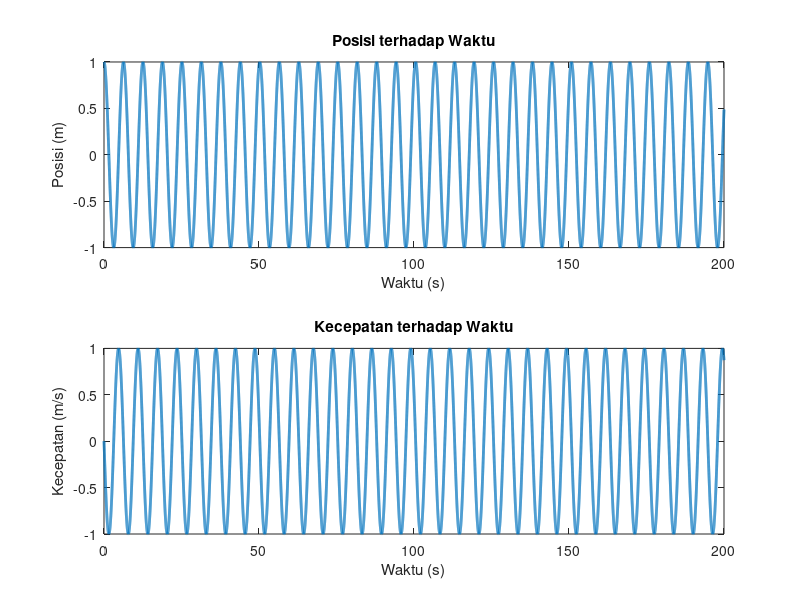

MATLAB code to generate this figure:
% Parameter
k = 1;  % Konstanta pegas
m = 1;  % Massa

% Kondisi awal
x0 = 1; % Posisi awal
v0 = 0; % Kecepatan awal

% Waktu
t0 = 0;
tf = 200;
h = 0.005;   % Step size

% Jumlah langkah waktu
n_steps = round((tf - t0) / h);

% Inisialisasi
t = zeros(1, n_steps+1);
x = zeros(1, n_steps+1);
v = zeros(1, n_steps+1);

% Kondisi awal
t(1) = t0;
x(1) = x0;
v(1) = v0;

% Metode Euler-Kutta (RK4)
for i = 1:n_steps
    % K1
    dxdt_k1 = v(i);
    dvdt_k1 = -k/m * x(i);

    % K2
    dxdt_k2 = v(i) + h/2 * dvdt_k1;
    dvdt_k2 = -k/m * (x(i) + h/2 * dxdt_k1);

    % K3
    dxdt_k3 = v(i) + h/2 * dvdt_k2;
    dvdt_k3 = -k/m * (x(i) + h/2 * dxdt_k2);

    % K4
    dxdt_k4 = v(i) + h * dvdt_k3;
    dvdt_k4 = -k/m * (x(i) + h * dxdt_k3);

    % Update posisi dan kecepatan menggunakan hasil RK4
    x(i+1) = x(i) + h/6 * (dxdt_k1 + 2*dxdt_k2 + 2*dxdt_k3 + dxdt_k4);
    v(i+1) = v(i) + h/6 * (dvdt_k1 + 2*dvdt_k2 + 2*dvdt_k3 + dvdt_k4);

    % Update waktu
    t(i+1) = t(i) + h;
end

% Plot hasil
figure;
subplot(2, 1, 1);
plot(t, x, 'linewidth', 2);
title('Posisi terhadap Waktu');
xlabel('Waktu (s)');
ylabel('Posisi (m)');

subplot(2, 1, 2);
plot(t, v, 'linewidth', 2);
title('Kecepatan terhadap Waktu');
xlabel('Waktu (s)');
ylabel('Kecepatan (m/s)');

